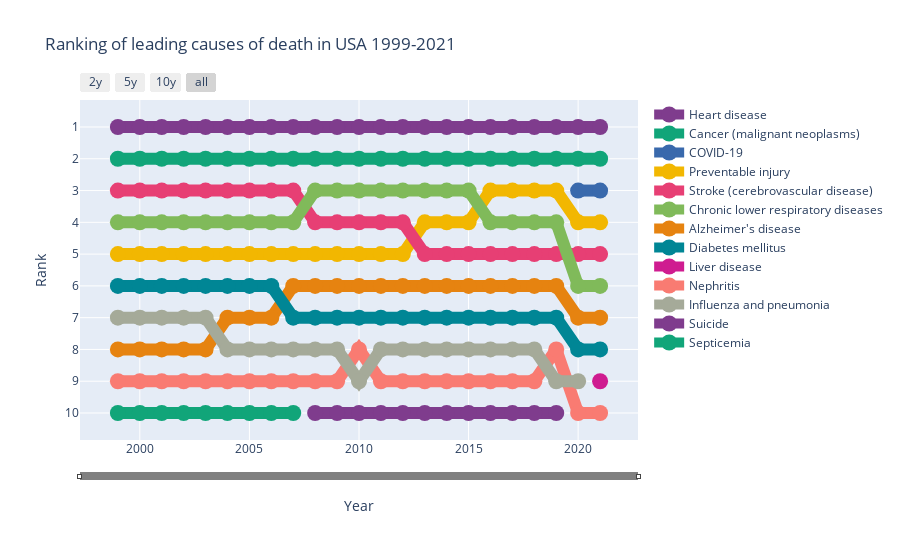

Notebook cell for this chart:
### Markdown cell above
Przegląd głównych przyczyn śmierci w latach 1999-2021

### Code cell
plot_leading('Ranking of leading causes of death in USA 1999-2021', cause_of_death_df)

### Figure 1 — Plotly figure (JSON) as saved in the notebook; plotly's stock layout.template omitted (floating-point values rounded to 4 significant figures)
{"data": [{"customdata": [209.6, 211.5, 200.8, 200.3, 198.8, 196.6, 197.2, 192.6, 193.3, 191, 191.4, 193.6, 195.2, 202.7, 204.3, 211.5, 220.5, 222.7, 236, 242.2, 245.6, 251.9, 259.9], "hovertemplate": "Rank:%{y}: <br>Year: %{x} </br> 'Rate (a): %{customdata}", "line": {"color": "rgb(127, 60, 141)", "width": 12}, "marker": {"size": 16}, "mode": "lines+markers", "name": "Heart disease", "type": "scatter", "x": [2021, 2020, 2019, 2018, 2017, 2016, 2015, 2014, 2013, 2012, 2011, 2010, 2009, 2008, 2007, 2006, 2005, 2004, 2003, 2002, 2001, 2000, 1999], "y": [1, 1, 1, 1, 1, 1, 1, 1, 1, 1, 1, 1, 1, 1, 1, 1, 1, 1, 1, 1, 1, 1, 1]}, {"customdata": [182.4, 182.8, 182.7, 183.2, 183.9, 185.1, 185.4, 185.5, 185, 185.5, 185, 186.2, 184.9, 185.8, 186.6, 187.5, 189.1, 189, 191.8, 193.6, 194.2, 196, 197], "hovertemplate": "Rank:%{y}: <br>Year: %{x} </br> 'Rate (a): %{customdata}", "line": {"color": "rgb(17, 165, 121)", "width": 12}, "marker": {"size": 16}, "mode": "lines+markers", "name": "Cancer (malignant neoplasms)", "type": "scatter", "x": [2021, 2020, 2019, 2018, 2017, 2016, 2015, 2014, 2013, 2012, 2011, 2010, 2009, 2008, 2007, 2006, 2005, 2004, 2003, 2002, 2001, 2000, 1999], "y": [2, 2, 2, 2, 2, 2, 2, 2, 2, 2, 2, 2, 2, 2, 2, 2, 2, 2, 2, 2, 2, 2, 2]}, {"customdata": [125.6, 106.5], "hovertemplate": "Rank:%{y}: <br>Year: %{x} </br> 'Rate (a): %{customdata}", "line": {"color": "rgb(57, 105, 172)", "width": 12}, "marker": {"size": 16}, "mode": "lines+markers", "name": "COVID-19", "type": "scatter", "x": [2021, 2020], "y": [3, 3]}, {"customdata": [67.8, 61, 52.7, 51.1, 52.2, 49.9, 45.6, 42.6, 41.3, 40.7, 40.6, 39.1, 38.4, 40, 41, 40.7, 39.8, 38.2, 37.6, 37.1, 35.6, 34.7, 35.1], "hovertemplate": "Rank:%{y}: <br>Year: %{x} </br> 'Rate (a): %{customdata}", "line": {"color": "rgb(242, 183, 1)", "width": 12}, "marker": {"size": 16}, "mode": "lines+markers", "name": "Preventable injury", "type": "scatter", "x": [2021, 2020, 2019, 2018, 2017, 2016, 2015, 2014, 2013, 2012, 2011, 2010, 2009, 2008, 2007, 2006, 2005, 2004, 2003, 2002, 2001, 2000, 1999], "y": [4, 4, 3, 3, 3, 3, 4, 4, 4, 5, 5, 5, 5, 5, 5, 5, 5, 5, 5, 5, 5, 5, 5]}, {"customdata": [49.1, 48.6, 45.7, 45.2, 44.9, 44, 43.7, 41.7, 40.8, 40.9, 41.4, 41.9, 42, 44.1, 45.1, 45.9, 48.5, 51.2, 54.3, 56.5, 57.4, 59.4, 60], "hovertemplate": "Rank:%{y}: <br>Year: %{x} </br> 'Rate (a): %{customdata}", "line": {"color": "rgb(231, 63, 116)", "width": 12}, "marker": {"size": 16}, "mode": "lines+markers", "name": "Stroke (cerebrovascular disease)", "type": "scatter", "x": [2021, 2020, 2019, 2018, 2017, 2016, 2015, 2014, 2013, 2012, 2011, 2010, 2009, 2008, 2007, 2006, 2005, 2004, 2003, 2002, 2001, 2000, 1999], "y": [5, 5, 5, 5, 5, 5, 5, 5, 5, 4, 4, 4, 4, 4, 3, 3, 3, 3, 3, 3, 3, 3, 3]}, {"customdata": [42.9, 46.3, 47.8, 48.7, 49.2, 47.8, 48.2, 46.1, 47.2, 45.7, 45.9, 44.7, 44.7, 46.4, 42.4, 41.7, 44.3, 41.6, 43.5, 43.4, 43.2, 43.2, 44.5], "hovertemplate": "Rank:%{y}: <br>Year: %{x} </br> 'Rate (a): %{customdata}", "line": {"color": "rgb(128, 186, 90)", "width": 12}, "marker": {"size": 16}, "mode": "lines+markers", "name": "Chronic lower respiratory diseases", "type": "scatter", "x": [2021, 2020, 2019, 2018, 2017, 2016, 2015, 2014, 2013, 2012, 2011, 2010, 2009, 2008, 2007, 2006, 2005, 2004, 2003, 2002, 2001, 2000, 1999], "y": [6, 6, 4, 4, 4, 4, 3, 3, 3, 3, 3, 3, 3, 3, 4, 4, 4, 4, 4, 4, 4, 4, 4]}, {"customdata": [36, 40.7, 37, 37.3, 37.3, 35.9, 34.4, 29.3, 26.8, 26.6, 27.3, 27, 25.7, 27.1, 24.7, 24.3, 24.2, 22.5, 21.9, 20.5, 18.9, 17.6, 16], "hovertemplate": "Rank:%{y}: <br>Year: %{x} </br> 'Rate (a): %{customdata}", "line": {"color": "rgb(230, 131, 16)", "width": 12}, "marker": {"size": 16}, "mode": "lines+markers", "name": "Alzheimer's disease", "type": "scatter", "x": [2021, 2020, 2019, 2018, 2017, 2016, 2015, 2014, 2013, 2012, 2011, 2010, 2009, 2008, 2007, 2006, 2005, 2004, 2003, 2002, 2001, 2000, 1999], "y": [7, 7, 6, 6, 6, 6, 6, 6, 6, 6, 6, 6, 6, 6, 6, 7, 7, 7, 8, 8, 8, 8, 8]}, {"customdata": [31.1, 31, 26.7, 26, 25.7, 24.8, 24.7, 24, 23.9, 23.5, 23.7, 22.4, 22.4, 23.2, 23.7, 24.3, 25.4, 25, 25.6, 25.5, 25, 24.6, 24.5], "hovertemplate": "Rank:%{y}: <br>Year: %{x} </br> 'Rate (a): %{customdata}", "line": {"color": "rgb(0, 134, 149)", "width": 12}, "marker": {"size": 16}, "mode": "lines+markers", "name": "Diabetes mellitus", "type": "scatter", "x": [2021, 2020, 2019, 2018, 2017, 2016, 2015, 2014, 2013, 2012, 2011, 2010, 2009, 2008, 2007, 2006, 2005, 2004, 2003, 2002, 2001, 2000, 1999], "y": [8, 8, 7, 7, 7, 7, 7, 7, 7, 7, 7, 7, 7, 7, 7, 6, 6, 6, 6, 6, 6, 6, 6]}, {"customdata": [17], "hovertemplate": "Rank:%{y}: <br>Year: %{x} </br> 'Rate (a): %{customdata}", "line": {"color": "rgb(207, 28, 144)", "width": 12}, "marker": {"size": 16}, "mode": "lines+markers", "name": "Liver disease", "type": "scatter", "x": [2021], "y": [9]}, {"customdata": [16.4, 15.9, 15.7, 15.7, 15.5, 15.5, 15.5, 15.1, 14.9, 14.5, 14.6, 16.3, 15.9, 15.8, 15.4, 15.2, 14.8, 14.5, 14.6, 14.2, 13.8, 13.2, 12.7], "hovertemplate": "Rank:%{y}: <br>Year: %{x} </br> 'Rate (a): %{customdata}", "line": {"color": "rgb(249, 123, 114)", "width": 12}, "marker": {"size": 16}, "mode": "lines+markers", "name": "Nephritis", "type": "scatter", "x": [2021, 2020, 2019, 2018, 2017, 2016, 2015, 2014, 2013, 2012, 2011, 2010, 2009, 2008, 2007, 2006, 2005, 2004, 2003, 2002, 2001, 2000, 1999], "y": [10, 10, 8, 9, 9, 9, 9, 9, 9, 9, 9, 8, 9, 9, 9, 9, 9, 9, 9, 9, 9, 9, 9]}, {"customdata": [16.3, 15.2, 18.1, 17.1, 15.9, 17.8, 17.3, 18, 16.1, 17.3, 16.2, 17.5, 18.5, 17.5, 18.9, 21.3, 20.4, 22.4, 22.8, 21.8, 23.1, 22.8], "hovertemplate": "Rank:%{y}: <br>Year: %{x} </br> 'Rate (a): %{customdata}", "line": {"color": "rgb(165, 170, 153)", "width": 12}, "marker": {"size": 16}, "mode": "lines+markers", "name": "Influenza and pneumonia", "type": "scatter", "x": [2020, 2019, 2018, 2017, 2016, 2015, 2014, 2013, 2012, 2011, 2010, 2009, 2008, 2007, 2006, 2005, 2004, 2003, 2002, 2001, 2000, 1999], "y": [9, 9, 8, 8, 8, 8, 8, 8, 8, 8, 9, 8, 8, 8, 8, 8, 8, 7, 7, 7, 7, 7]}, {"customdata": [14.5, 14.8, 14.5, 13.9, 13.7, 13.4, 13, 12.9, 12.7, 12.4, 12, 11.8], "hovertemplate": "Rank:%{y}: <br>Year: %{x} </br> 'Rate (a): %{customdata}", "line": {"color": "rgb(127, 60, 141)", "width": 12}, "marker": {"size": 16}, "mode": "lines+markers", "name": "Suicide", "type": "scatter", "x": [2019, 2018, 2017, 2016, 2015, 2014, 2013, 2012, 2011, 2010, 2009, 2008], "y": [10, 10, 10, 10, 10, 10, 10, 10, 10, 10, 10, 10]}, {"customdata": [11.5, 11.5, 11.5, 11.4, 11.7, 11.8, 11.3, 11.1, 11], "hovertemplate": "Rank:%{y}: <br>Year: %{x} </br> 'Rate (a): %{customdata}", "line": {"color": "rgb(17, 165, 121)", "width": 12}, "marker": {"size": 16}, "mode": "lines+markers", "name": "Septicemia", "type": "scatter", "x": [2007, 2006, 2005, 2004, 2003, 2002, 2001, 2000, 1999], "y": [10, 10, 10, 10, 10, 10, 10, 10, 10]}], "layout": {"title": {"text": "Ranking of leading causes of death in USA 1999-2021"}, "xaxis": {"rangeselector": {"buttons": [{"count": 2, "label": "2y", "step": "year", "stepmode": "backward"}, {"count": 5, "label": "5y", "step": "year", "stepmode": "backward"}, {"count": 10, "label": "10y", "step": "year", "stepmode": "backward"}, {"step": "all"}]}, "rangeslider": {"bgcolor": "grey", "thickness": 0.02, "visible": true}, "title": {"text": "Year"}, "type": "date"}, "yaxis": {"autorange": "reversed", "dtick": 1, "title": {"text": "Rank"}}}}
